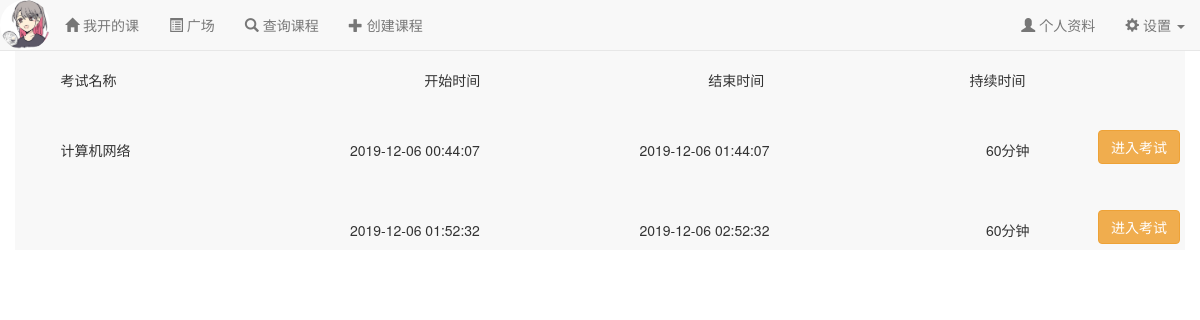
Page /course/tests/21 (signed in) on the earlier database version.
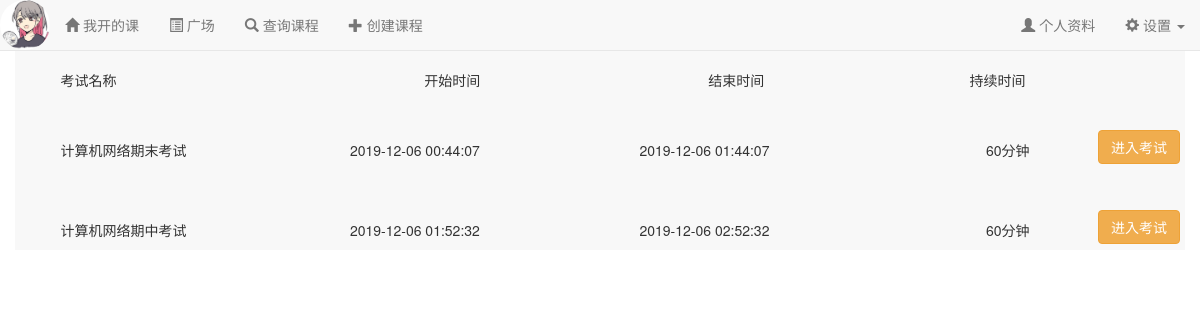
Same page on the later database version.
### app/models.py (models this page shows, shortened)
class User(UserMixin, db.Model):
    __tablename__ = 'users'
    id = db.Column(db.Integer, primary_key=True, autoincrement=True)
    name = db.Column(db.String(64)) #真实姓名(不同于用户名)
    location = db.Column(db.String(64)) #位置
    about_me = db.Column(db.Text()) #个人介绍
    member_since = db.Column(db.DateTime(), default=localtime)    #注册时间
    last_seen = db.Column(db.DateTime(), default=localtime)   #最后一次访问的时间
    email = db.Column(db.String(64), unique=True, index=True)   #电子邮箱
    nickname = db.Column(db.String(64))    #昵称
    role_id = db.Column(db.Integer, db.ForeignKey('roles.id'))  #角色id
    password_hash = db.Column(db.String(128))   #密码hash
    confirmed = db.Column(db.Boolean, default=False)    #是否已经确认账户
    headicon_url = db.Column(db.String(64)) #头像图标的url
    student = db.relationship('Student', backref='user', uselist=False) #通过Student的user字段拿到用户信息
    teacher = db.relationship('Teacher', backref='user', uselist=False) #通过Teacher的user字段拿到用户信息
    posts = db.relationship('Post', backref='author', lazy='dynamic') #该用户发布的动态
    followed = db.relationship('Follow',
                               foreign_keys=[Follow.follower_id],
                               backref=db.backref('follower', lazy='joined'),
                               lazy='dynamic',
                               cascade='all, delete-orphan')
    followers = db.relationship('Follow',
                               foreign_keys=[Follow.followed_id],
                               backref=db.backref('followed', lazy='joined'),
                               lazy='dynamic',
                               cascade='all, delete-orphan')
    comments = db.relationship('Comment', backref='author', lazy='dynamic') #该用户发表的评论
    like_posts = db.relationship('PostLike',
                                  foreign_keys=[PostLike.user_id],
                                  backref=db.backref('user', lazy='joined'),
                                  lazy='dynamic',
                                  cascade='all, delete-orphan')
    @property
    def password(self):
        raise AttributeError('Password is not a readable attribute!')
    @login_manager.user_loader
    def load_user(user_id):
        return User.query.get(int(user_id))
    def ping(self):
        self.last_seen = localtime()
        db.session.add(self)
        db.session.commit()

class Test(db.Model):
    __tablename__ = 'tests'
    id = db.Column(db.Integer, primary_key=True)
    name = db.Column(db.String) #考试名称
    course_id = db.Column(db.Integer) #所属课程id
    start = db.Column(db.DateTime(), default=localtime) #考试开始时间
    duration = db.Column(db.Integer) #考试持续时间，单位是分钟
    end = db.Column(db.DateTime())
    content = db.Column(db.Text()) #考试内容，以json格式存储

### app/course/views.py (the view)
@course.route('/tests/<int:course_id>')
@login_required
def tests(course_id):
    all_tests = Test.query.filter_by(course_id=str(course_id)).all()
    allow = []
    if current_user.role.name == 'Student':
        for test in all_tests:
            record = CheckTest.query.filter_by(
                student_id=current_user.student.student_id,
                test_id=test.id
            ).first()
            if record is None:
                allow.append(True)
            else:
                if record.allow == True:
                    allow.append(True)
                else:
                    allow.append(False)
    else:
        allow = [True] * len(all_tests)
    return render_template('course/tests.html', all_tests=all_tests, course_id=course_id, allow=allow)

### app/auth/views.py (called while the page is built)
@auth.before_app_request
def before_request():
    if current_user.is_authenticated:
        current_user.ping()
        if not current_user.confirmed \
                and request.endpoint \
                and request.blueprint != 'auth' \
                and request.endpoint != 'static':
            return redirect(url_for('auth.unconfirmed'))

### app/main/__init__.py (called while the page is built)
@main.app_context_processor
def inject_permissions():
    return dict(Permission=Permission)

### app/utils.py (called while the page is built)
def localtime():
    time_str = datetime.datetime.now().strftime('%Y-%m-%d %H:%M:%S')
    return datetime.datetime.strptime(time_str,"%Y-%m-%d %H:%M:%S")

### app/templates/course/tests.html (shortened to what this page needs)
{% extends "/base.html" %}
{% block content %}
    <div class="container navbar-default" style="height:100%;padding-top:30px;">
        <div class="container">
            <div style="padding-top:30px;padding-bottom:30px;width:100%">
                <p style="float:left;padding-top:10px">&nbsp;&nbsp;&nbsp;&nbsp;考试名称&nbsp;&nbsp;&nbsp;&nbsp;  </p>
                <p style="float:right;padding-right:14%;padding-top:10px">持续时间 </p>
                <p style="float:right;padding-right:18%;padding-top:10px">结束时间</p>
                <p style="float:right;padding-right:20%;padding-top:10px">开始时间</p>
            </div>
            {% for each in all_tests %}
            <div style="padding-top:40px;padding-bottom:40px;width:100%;text-align: center">
                <p style="float:left;padding-top:10px">&nbsp;&nbsp;&nbsp;&nbsp;{{ each.name }}&nbsp;&nbsp;&nbsp;&nbsp;  </p>
                {% if allow[loop.index0] == True %}
                <button class="btn btn-warning" style="float:right;margin-right:5px" onclick="started('{{each.start}}','{{each.end}}', {{ each.course_id }}, '{{ each.name }}')">进入考试</button>
                {% else %}
                <button class="btn btn-warning" disabled="disabled" style="float:right;margin-right:5px" onclick="started('{{each.start}}','{{each.end}}', {{ each.course_id }}, '{{ each.name }}')">进入考试</button>
                {% endif %}
                <p style="float:right;padding-top:10px;padding-right: 6%;">{{ each.duration }}分钟</p>
                <p style="float:right;padding-top:10px;padding-right: 19%;">{{ each.end }}</p>
                <p style="float:right;padding-top:10px;padding-right: 14%;">{{ each.start }}</p>
            </div>
            {% endfor %}
        </div>
    </div>
{% endblock %}

### app/templates/base.html (shortened to what this page needs)
{% extends "bootstrap/base.html" %}
{% block head %}
{{ super() }}
{% endblock %}
{% block navbar %}
<nav class="navbar navbar-default navbar-fixed-top" >
    <div class="container-fluid">
        <div class="navbar-header">
            <div class="navbar-brand" style="padding:1%">
                <a href="{{ url_for('main.user', email=current_user.email) }}">
                    <img src="{{ url_for('static', filename='headicon/'+current_user.headicon_url) }}" class="img-circle" style="height:100%;" />
                </a>
            </div>
        </div>
        <div class="collapse navbar-collapse" id="navbar-collapse">
            <ul class="nav navbar-nav">
                <li><a href="{{ url_for('course.index') }}"><span class="glyphicon glyphicon-home"></span>&nbsp;{% if current_user.role.name == 'Student' %}我的课程{% else %}我开的课{% endif %}</a></li>
                <li><a href="{{ url_for('forum.index') }}"><span class="glyphicon glyphicon-list-alt"></span>&nbsp;广场</a></li>
                <li><a href="{{ url_for('course.query_course') }}"><span class="glyphicon glyphicon-search"></span>&nbsp;查询课程</a></li>
                {% if current_user.role.name == 'Teacher' %}
                <li><a href="{{ url_for('course.create_course') }}"><span class="glyphicon glyphicon-plus"></span>&nbsp;创建课程</a></li>
                {% endif %}
            </ul>
            <ul class="nav navbar-nav navbar-right ">
                <li>
                    <a href="{{ url_for('main.user', email=current_user.email) }}">
                        <span class="glyphicon glyphicon-user"></span>
                        个人资料
                    </a>
                </li>
                <li class="dropdown">
                    <a class="dropdown-toggle" data-toggle="dropdown" href="#">
                        <span class="glyphicon glyphicon-cog"></span>&nbsp;设置
                        <b class="caret"></b>
                    </a>
                </li>
            </ul>
        </div>
    </div>
</nav>
{% endblock %}

Differences in the rows shown:
changed Test: name "计算机网络" → "计算机网络期末考试"
changed Test: name (not shown) → "计算机网络期中考试"
